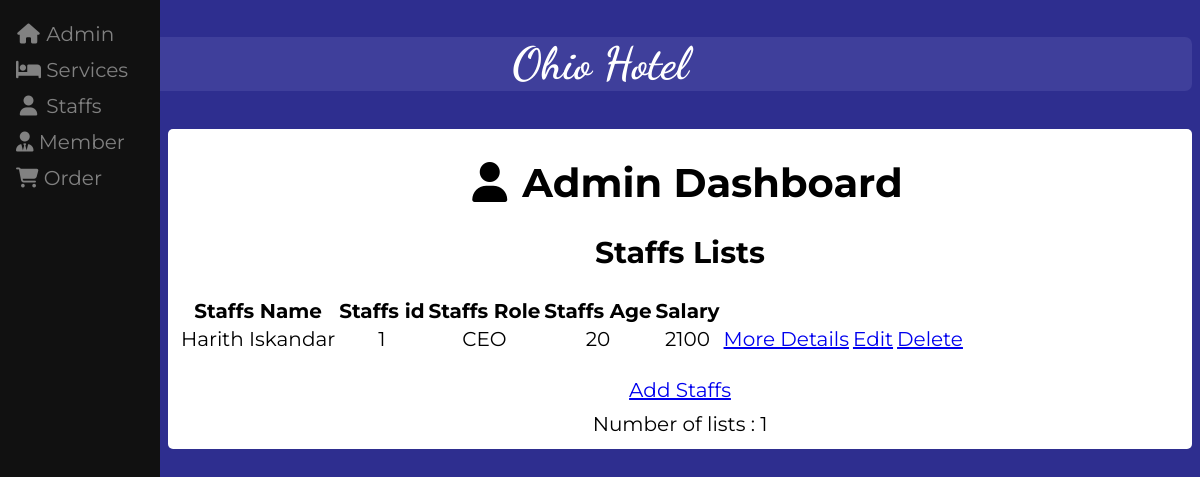
/admin/php/view_staffs.php, run on the app's committed database.
### tables this page shows
CREATE TABLE `staffs` (
  `staffs_id` int(11) NOT NULL,
  `staffs_name` varchar(50) NOT NULL,
  `staffs_role` varchar(50) NOT NULL,
  `staffs_age` int(11) NOT NULL,
  `staffs_salary` int(11) NOT NULL
);

### admin/php/view_staffs.php (the view, shortened to what this page needs)
<!DOCTYPE html>
<html>
<head>
    <link rel="stylesheet" type="text/css" href="../css/admin.css" >
    <link rel="stylesheet" type="text/css" href="../css/mobile.css">
    <link rel="stylesheet" type="text/css" href="../css/Staffs.css">
    <link rel="stylesheet" href="https://cdnjs.cloudflare.com/ajax/libs/font-awesome/6.1.1/css/all.min.css">
</head>
<body>
    <header>
        <h2>Ohio Hotel</h2>
    </header>
    <div class="sidebar">
        <a href="../admin.html"><i class="fa fa-fw fa-home"></i> Admin</a>
        <a href="../service.html"><i class="fa-solid fa-bed"></i> Services</a>
        <a href="../staffs.html"><i class="fa fa-fw fa-user"></i> Staffs</a>
        <a href="../members.html"><i class="fa-solid fa-user-tie"></i> Member</a>
        <a href="../order.html"><i class="fa-solid fa-cart-shopping"></i> Order</a>
    </div>
    <div class="main">
        <div id="admindash">
            <h1><i class="fa-solid fa-user"></i>Admin Dashboard</h1>
            <h2>Staffs Lists</h2>
                <table>
                    <tr>
                        <th>Staffs Name</th>
                        <th>Staffs id</th>
                        <th>Staffs Role</th>
                        <th>Staffs Age</th>
						<th>Salary</th>
                    </tr>
                    <?php
                    include("dataconnection.php");
                    $query = "SELECT * FROM staffs";
                    $result = mysqli_query($connection, $query);
                    $count = mysqli_num_rows($result);
                    while($row = mysqli_fetch_assoc($result))
                    {
                    ?>
                     <tr>
                        <td><?php echo $row["staffs_name"];?></td>
                        <td><?php echo $row["staffs_id"];?></td>
                        <td><?php echo $row["staffs_role"];?></td>
						<td><?php echo $row["staffs_age"];?></td>
						<td><?php echo $row["staffs_salary"];?></td>
                        <td><a href="../php/detail_staffs.php?view&staffsid=<?php echo $row["staffs_id"]; ?>">More Details</a></td>
                        <td><a href="../php/update_staffs.php?edit&staffsid=<?php echo $row["staffs_id"]; ?>">Edit</a></td>
                        <td><a href="../php/delete_staffs.php?del&staffsid=<?php echo $row["staffs_id"]; ?>" onclick="return confirmation();">Delete</a></td>
                    </tr>
                    <?php
                    }
                    ?>
                </table>
                 <br>
                <a id="add_staffs" class="staffsbtn" href="../staffs.html">Add Staffs</a>
                <p>Number of lists : <?php echo $count; ?></p>
        </div>
    </div>
</body>
</html>

### admin/css/admin.css (style rules this page uses)
* { box-sizing: border-box; }
body { color: black; background-color: rgb(46, 46, 143); font-family: 'Montserrat', sans-serif; }
header { margin: 5px 0px; padding: 0%; height: fit-content; text-align: center; color: white; background-color: rgb(63, 63, 155); font-size: 30px; font-family: 'Dancing Script', cursive; border-radius:7px; }
.sidebar { height: 100%; width: 160px; position: fixed; z-index: 1; top: 0; left: 0; background-color: #111; overflow-x: hidden; padding-top: 16px; text-align: left; }
.sidebar a { padding: 6px 8px 6px 16px; text-decoration: none; font-size: 20px; color: #818181; display: block; }
.main { text-align: center; margin-top: 5px; margin-left: 160px; padding: 3px 10px; background-color:white; border-radius: 5px; }
#admindash { font-size: 20px; }
#admindash i { padding: 0 15px; }
#admindash p { margin: 10px 10px; }

### admin/css/Staffs.css (style rules this page uses)
.staffsbtn { margin: 50px; }

### data on the page
staffs: staffs_name "Harith Iskandar", staffs_id "1", staffs_role "CEO", staffs_age "20", staffs_salary "2100"

### other printed values
$count "1"
